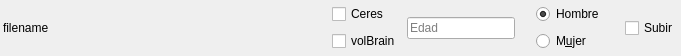
<?xml version="1.0" encoding="UTF-8"?>
<ui version="4.0">
 <class>File</class>
 <widget class="QWidget" name="File">
  <property name="geometry">
   <rect>
    <x>0</x>
    <y>0</y>
    <width>681</width>
    <height>56</height>
   </rect>
  </property>
  <property name="sizePolicy">
   <sizepolicy hsizetype="Preferred" vsizetype="MinimumExpanding">
    <horstretch>0</horstretch>
    <verstretch>0</verstretch>
   </sizepolicy>
  </property>
  <property name="minimumSize">
   <size>
    <width>0</width>
    <height>56</height>
   </size>
  </property>
  <property name="maximumSize">
   <size>
    <width>16777215</width>
    <height>56</height>
   </size>
  </property>
  <property name="windowTitle">
   <string>Form</string>
  </property>
  <layout class="QHBoxLayout" name="horizontalLayout" stretch="1,0,0,0,0">
   <property name="leftMargin">
    <number>3</number>
   </property>
   <property name="topMargin">
    <number>3</number>
   </property>
   <property name="rightMargin">
    <number>3</number>
   </property>
   <property name="bottomMargin">
    <number>3</number>
   </property>
   <item>
    <widget class="QLabel" name="filename">
     <property name="text">
      <string>filename</string>
     </property>
    </widget>
   </item>
   <item>
    <layout class="QVBoxLayout" name="verticalLayout_3">
     <item>
      <widget class="QCheckBox" name="ceresCheck">
       <property name="text">
        <string>Ceres</string>
       </property>
      </widget>
     </item>
     <item>
      <widget class="QCheckBox" name="volCheck">
       <property name="text">
        <string>volBrain</string>
       </property>
      </widget>
     </item>
    </layout>
   </item>
   <item>
    <layout class="QHBoxLayout" name="horizontalLayout_3">
     <item>
      <widget class="QLineEdit" name="lineEdit">
       <property name="inputMethodHints">
        <set>Qt::ImhNone</set>
       </property>
       <property name="inputMask">
        <string/>
       </property>
       <property name="text">
        <string/>
       </property>
       <property name="maxLength">
        <number>3</number>
       </property>
       <property name="placeholderText">
        <string>Edad</string>
       </property>
      </widget>
     </item>
    </layout>
   </item>
   <item>
    <layout class="QVBoxLayout" name="verticalLayout">
     <property name="leftMargin">
      <number>15</number>
     </property>
     <property name="rightMargin">
      <number>15</number>
     </property>
     <item>
      <widget class="QRadioButton" name="radioMan">
       <property name="text">
        <string>Hombre</string>
       </property>
       <property name="checked">
        <bool>true</bool>
       </property>
      </widget>
     </item>
     <item>
      <widget class="QRadioButton" name="radioWoman">
       <property name="text">
        <string>M&amp;ujer</string>
       </property>
      </widget>
     </item>
    </layout>
   </item>
   <item>
    <widget class="QCheckBox" name="checkUpload">
     <property name="text">
      <string>Subir</string>
     </property>
    </widget>
   </item>
  </layout>
 </widget>
 <resources/>
 <connections/>
</ui>
